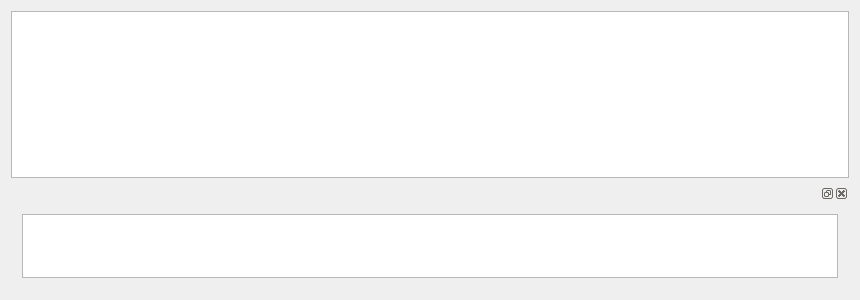
<?xml version="1.0" encoding="UTF-8"?>
<ui version="4.0">
 <class>DataWidgetMapper</class>
 <widget class="QWidget" name="DataWidgetMapper">
  <property name="geometry">
   <rect>
    <x>0</x>
    <y>0</y>
    <width>860</width>
    <height>300</height>
   </rect>
  </property>
  <property name="windowTitle">
   <string>DataWidgetMapper</string>
  </property>
  <layout class="QGridLayout" name="gridLayout">
   <item row="0" column="0">
    <widget class="QTableView" name="deviceTableView"/>
   </item>
   <item row="1" column="0">
    <widget class="QDockWidget" name="dockWidget">
     <property name="enabled">
      <bool>true</bool>
     </property>
     <property name="minimumSize">
      <size>
       <width>111</width>
       <height>105</height>
      </size>
     </property>
     <property name="maximumSize">
      <size>
       <width>524287</width>
       <height>105</height>
      </size>
     </property>
     <property name="mouseTracking">
      <bool>false</bool>
     </property>
     <property name="acceptDrops">
      <bool>false</bool>
     </property>
     <property name="autoFillBackground">
      <bool>false</bool>
     </property>
     <property name="floating">
      <bool>false</bool>
     </property>
     <property name="windowTitle">
      <string/>
     </property>
     <widget class="QWidget" name="dockWidgetContents">
      <layout class="QGridLayout" name="gridLayout_2">
       <item row="0" column="0">
        <widget class="QTableView" name="deviceTableView_2"/>
       </item>
      </layout>
     </widget>
    </widget>
   </item>
  </layout>
 </widget>
 <layoutdefault spacing="6" margin="11"/>
 <resources/>
 <connections/>
</ui>
